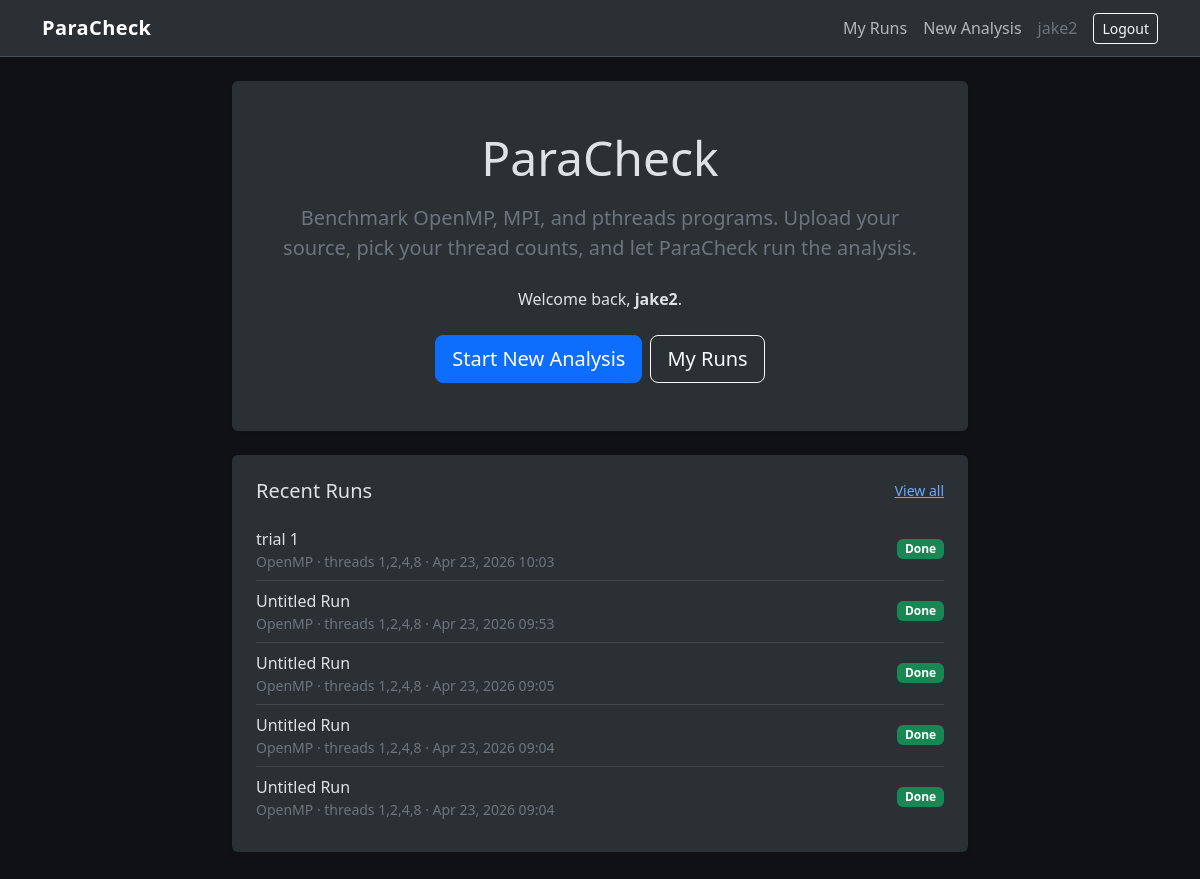
Before: / (signed in) with the older database file.
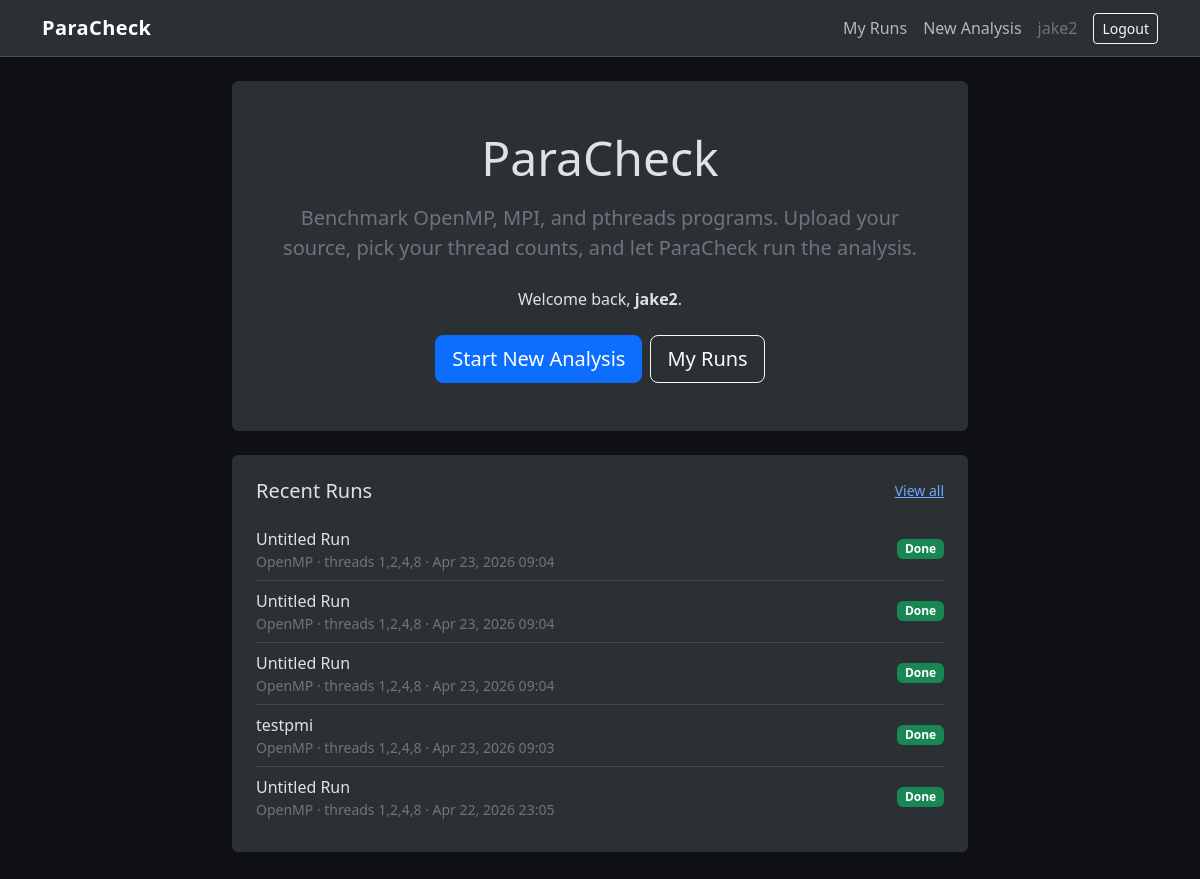
After: the same page with the newer database file.
### analyzer/models.py (models this page shows, shortened)
class AnalysisJob(models.Model):
    STATUS_CHOICES = [
        ('pending', 'Pending'),
        ('running', 'Running'),
        ('done', 'Done'),
        ('failed', 'Failed'),
    ]
    PARADIGM_CHOICES = [
        ('openmp', 'OpenMP'),
        ('mpi', 'MPI'),
        ('pthreads', 'pthreads'),
    ]
    user = models.ForeignKey(User, on_delete=models.CASCADE)
    title = models.CharField(max_length=200, default="Untitled Run")
    uploaded_file = models.FileField(upload_to='uploads/')
    original_filename = models.CharField(max_length=255, blank=True)
    paradigm = models.CharField(max_length=20, choices=PARADIGM_CHOICES, default='openmp')
    threads = models.CharField(max_length=100)
    runs = models.PositiveIntegerField(default=5)
    extra_args = models.CharField(max_length=255, blank=True)
    status = models.CharField(max_length=20, choices=STATUS_CHOICES, default='pending')
    stdout_text = models.TextField(blank=True)
    stderr_text = models.TextField(blank=True)
    csv_file = models.FileField(upload_to='results/csv/', blank=True, null=True)
    report_file = models.FileField(upload_to='results/reports/', blank=True, null=True)
    runtime_plot = models.ImageField(upload_to='results/plots/', blank=True, null=True)
    speedup_plot = models.ImageField(upload_to='results/plots/', blank=True, null=True)
    efficiency_plot = models.ImageField(upload_to='results/plots/', blank=True, null=True)
    projected_runtime_plot = models.ImageField(upload_to='results/plots/', blank=True, null=True)#projected plots added
    projected_speedup_plot = models.ImageField(upload_to='results/plots/', blank=True, null=True)
    projected_efficiency_plot = models.ImageField(upload_to='results/plots/', blank=True, null=True)
    created_at = models.DateTimeField(auto_now_add=True)

### analyzer/views.py (the view)
# urls.py: path('', views.home, name='home'),
def home(request):
    recent_jobs = []
    if request.user.is_authenticated:
        recent_jobs = AnalysisJob.objects.filter(user=request.user).order_by('-created_at')[:5]
    return render(request, 'analyzer/home.html', {'recent_jobs': recent_jobs})

### analyzer/templates/analyzer/home.html (shortened to what this page needs)
{% extends 'analyzer/base.html' %}
{% block content %}
<div class="row justify-content-center mb-4">
    <div class="col-lg-8">
        <div class="card bg-body-tertiary border-0 shadow-sm">
            <div class="card-body p-5 text-center">
                <h1 class="display-5 mb-3">ParaCheck</h1>
                <p class="lead text-secondary mb-4">
                    Benchmark OpenMP, MPI, and pthreads programs. Upload your source, pick your
                    thread counts, and let ParaCheck run the analysis.
                </p>
                {% if user.is_authenticated %}
                    <p class="mb-4">Welcome back, <strong>{{ user.username }}</strong>.</p>
                    <div class="d-flex justify-content-center gap-2">
                        <a href="/analysis/new/" class="btn btn-primary btn-lg">Start New Analysis</a>
                        <a href="/analysis/" class="btn btn-outline-light btn-lg">My Runs</a>
                    </div>
                {% else %}
                    <p class="mb-4 text-secondary">Log in or create an account to start running analyses.</p>
                    <div class="d-flex justify-content-center gap-2">
                        <a href="/accounts/login/" class="btn btn-primary btn-lg">Login</a>
                        <a href="/signup/" class="btn btn-outline-light btn-lg">Sign up</a>
                    </div>
                {% endif %}
            </div>
        </div>
    </div>
</div>
{% if user.is_authenticated and recent_jobs %}
<div class="row justify-content-center">
    <div class="col-lg-8">
        <div class="card bg-body-tertiary border-0 shadow-sm">
            <div class="card-body p-4">
                <div class="d-flex justify-content-between align-items-center mb-3">
                    <h2 class="h5 mb-0">Recent Runs</h2>
                    <a href="/analysis/" class="small">View all</a>
                </div>
                <div class="list-group list-group-flush">
                    {% for job in recent_jobs %}
                    <a href="/analysis/{{ job.id }}/" class="list-group-item list-group-item-action bg-transparent border-secondary-subtle px-0">
                        <div class="d-flex justify-content-between align-items-center">
                            <div>
                                <div class="fw-medium">{{ job.title }}</div>
                                <div class="text-secondary small">
                                    {{ job.get_paradigm_display }} · threads {{ job.threads }} · {{ job.created_at|date:"M j, Y H:i" }}
                                </div>
                            </div>
                            {% if job.status == 'done' %}
                                <span class="badge bg-success">Done</span>
                            {% elif job.status == 'failed' %}
                                <span class="badge bg-danger">Failed</span>
                            {% elif job.status == 'running' %}
                                <span class="badge bg-warning text-dark">Running</span>
                            {% else %}
                                <span class="badge bg-secondary">{{ job.get_status_display }}</span>
                            {% endif %}
                        </div>
                    </a>
                    {% endfor %}
                </div>
            </div>
        </div>
    </div>
</div>
{% endif %}
{% endblock %}

Changed rows visible on the page:
removed AnalysisJob: title "trial 1", paradigm "OpenMP", threads "1,2,4,8", created_at "Apr 23, 2026 10:03", status "Done"
removed AnalysisJob: title "Untitled Run", paradigm "OpenMP", threads "1,2,4,8", created_at "Apr 23, 2026 09:53", status "Done"
removed AnalysisJob: title "Untitled Run", paradigm "OpenMP", threads "1,2,4,8", created_at "Apr 23, 2026 09:05", status "Done"
now on this page (row unchanged): AnalysisJob: title "Untitled Run", paradigm "OpenMP", threads "1,2,4,8", created_at "Apr 23, 2026 09:04", status "Done"
now on this page (row unchanged): AnalysisJob: title "testpmi", paradigm "OpenMP", threads "1,2,4,8", created_at "Apr 23, 2026 09:03", status "Done"
now on this page (row unchanged): AnalysisJob: title "Untitled Run", paradigm "OpenMP", threads "1,2,4,8", created_at "Apr 22, 2026 23:05", status "Done"
